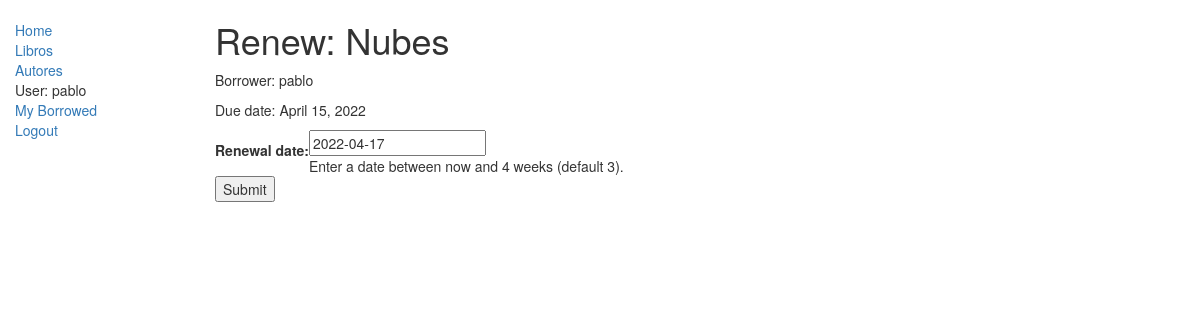
The app's page /catalog/book/17faf747c2ff4cada722099e746585fb/renew/ (signed in) with its own data.
### catalog/models.py (models this page shows, shortened)
class BookInstance(models.Model):
    id = models.UUIDField(primary_key=True, default=uuid.uuid4,
                          help_text="Unique ID for this particular book across whole library")
    book = models.ForeignKey('Book', on_delete=models.RESTRICT, null=True)
    imprint = models.CharField(max_length=200)
    due_back = models.DateField(null=True, blank=True)
    borrower = models.ForeignKey(User, on_delete=models.SET_NULL, null=True, blank=True)
    @property
    def is_overdue(self):
        if self.due_back and date.today() > self.due_back:
            return True
        return False
    LOAN_STATUS = (
        ('d', 'Maintenance'),
        ('o', 'On loan'),
        ('a', 'Available'),
        ('r', 'Reserved'),
    )
    status = models.CharField(
        max_length=1,
        choices=LOAN_STATUS,
        blank=True,
        default='d',
        help_text='Book availability')
    class Meta:
        ordering = ['due_back']
        permissions = (("can_mark_returned", "Set book as returned"),)

class Book(models.Model):
    title = models.CharField(max_length=200)
    author = models.ForeignKey('Author', on_delete=models.SET_NULL, null=True)
    summary = models.TextField(max_length=1000, help_text="Ingrese una breve descripción del libro")
    isbn = models.CharField('ISBN',max_length=13, help_text='13 Caracteres <a href="https://www.isbn-international.org/content/what-isbn">ISBN number</a>')
    genre = models.ManyToManyField(Genre, help_text="Seleccione un genero para este libro")
    class Meta:
        ordering = ['title', 'author']
    def display_genre(self):
        """
        Creates a string for the Genre. This is required to display genre in Admin.
        """
        return ', '.join([ genre.name for genre in self.genre.all()[:3] ])
    display_genre.short_description = 'Genre'

### catalog/views.py (the view)
# urls.py: re_path(r'^book/(?P<pk>[-\w]+)/renew/$', views.renew_book_librarian, name='renew-book-librarian'),
@permission_required('catalog.can_mark_returned')
def renew_book_librarian(request, pk):
    book_inst=get_object_or_404(BookInstance, pk = pk)
    if request.method == 'POST':
        form = RenewBookForm(request.POST)
        if form.is_valid():
            book_inst.due_back = form.cleaned_data['renewal_date']
            book_inst.save()
            return HttpResponseRedirect(reverse('all-borrowed') )
    else:
        proposed_renewal_date = datetime.date.today() + datetime.timedelta(weeks=3)
        form = RenewBookForm(initial={'renewal_date': proposed_renewal_date,})
    return render(request, 'catalog/book_renew_librarian.html', {'form': form, 'bookinst':book_inst})

### catalog/forms.py (shortened to what this page needs)
class RenewBookForm(forms.Form):
    renewal_date = forms.DateField(help_text="Enter a date between now and 4 weeks (default 3).")

### catalog/templates/catalog/book_renew_librarian.html (shortened to what this page needs)
{% extends "base_generic.html" %}
{% block content %}
    <h1>Renew: {{bookinst.book.title}}</h1>
    <p>Borrower: {{bookinst.borrower}}</p>
    <p{% if bookinst.is_overdue %} class="text-danger"{% endif %}>Due date: {{bookinst.due_back}}</p>
    <form action="" method="post">
        <table>
        {{ form }}
        </table>
        <input type="submit" value="Submit" />
    </form>
{% endblock %}

### catalog/templates/base_generic.html (shortened to what this page needs)
<!DOCTYPE html>
<html lang="en">
<head>
  <link rel="stylesheet" href="https://maxcdn.bootstrapcdn.com/bootstrap/3.3.7/css/bootstrap.min.css">
  {% load static %}
  <link rel="stylesheet" href="{% static 'css/styles.css' %}">
</head>
<body>
  <div class="container-fluid">
    <div class="row">
      <div class="col-sm-2">
      {% block sidebar %}
      <ul class="sidebar-nav">
          <li><a href="{% url 'index' %}">Home</a></li>
          <li><a href="{% url 'books' %}">Libros</a></li>
          <li><a href="{% url 'authors' %}">Autores</a></li>
          {% if user.is_authenticated %}
            <li li>User: {{ user.get_username }}</li>
            <li><a href="{% url 'all-borrowed' %}">My Borrowed</a></li>
            <li><a href="{% url 'logout'%}?next={{request.path}}">Logout</a></li>
          {% else %}
            <li><a href="{% url 'login'%}?next={{request.path}}">Login</a></li>
          {% endif %}
      </ul>
     {% endblock %}
      </div>
      <div class="col-sm-10 ">
          {% block content %}{% endblock %}
      </div>
    </div>
  </div>
</body>
</html>

### catalog/static/css/styles.css (style rules this page uses)
.sidebar-nav { margin-top: 20px; padding: 0; list-style: none; }

### records on screen
BookInstance: book "Nubes", borrower "pablo", due_back "April 15, 2022"

### other values on screen
{{ user.get_username }} "pablo"
